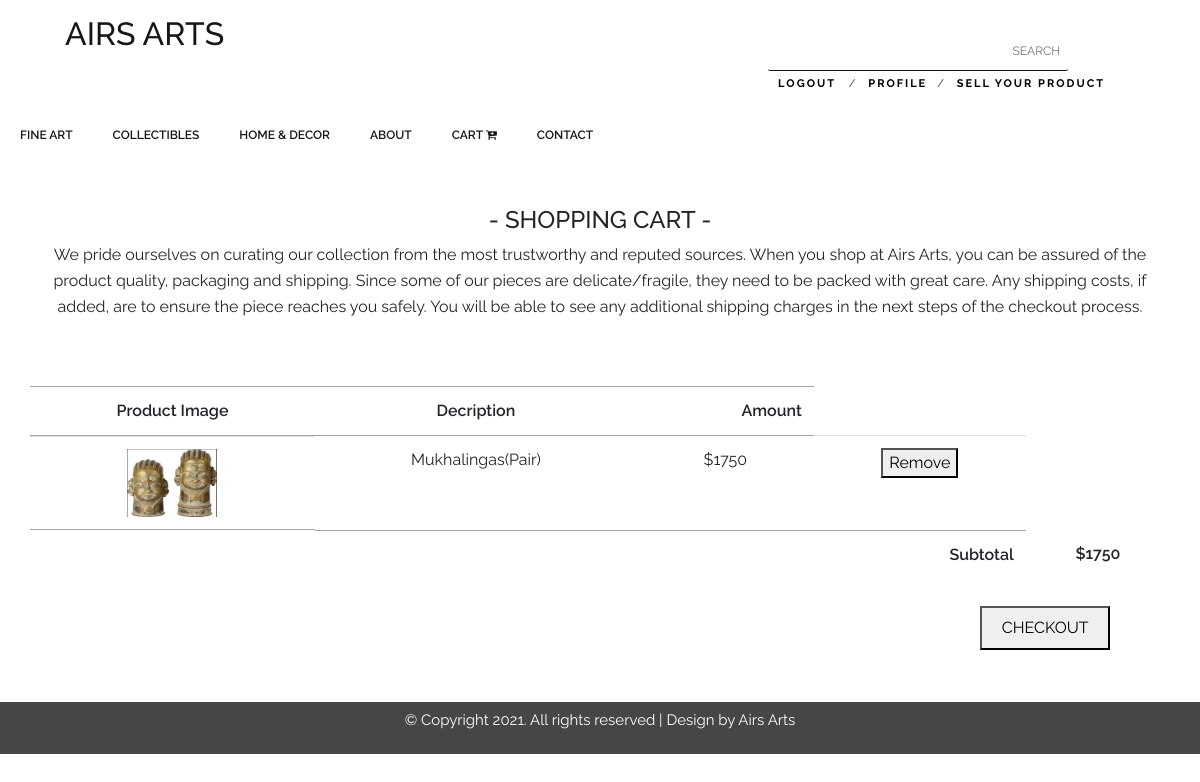
The page /cart.php (signed in) on the database its author committed.
### tables this page shows
CREATE TABLE `product` (
  `product_id` int(10) NOT NULL,
  `Name` varchar(255) DEFAULT NULL,
  `artist` varchar(200) NOT NULL,
  `price` int(20) DEFAULT NULL,
  `height` int(100) NOT NULL,
  `width` int(100) NOT NULL,
  `description` varchar(255) NOT NULL,
  `image` varchar(255) NOT NULL,
  `status` varchar(100) NOT NULL,
  `category_id` int(10) NOT NULL
);

### cart.php (the view, shortened to what this page needs)
<?php
include('php file/connection.php');
$email = $_SESSION['username'];
$query = "SELECT product.product_id,product.Name,product.price,product.description,product.image from product,cart WHERE product.product_id = cart.Product_id AND cart.email='$email' GROUP BY product.Name";
$res = mysqli_query($conn, $query);
$num = mysqli_num_rows($res);
?>
<!DOCTYPE html>
<html lang="en">
<head>
    <link rel="stylesheet" type="text/css" href="css/style.css">
    <link rel="stylesheet" type="text/css" href="css/team.css">
    <link rel="stylesheet" href="https://stackpath.bootstrapcdn.com/bootstrap/4.3.1/css/bootstrap.min.css">
    <link rel="stylesheet" href="https://stackpath.bootstrapcdn.com/font-awesome/4.7.0/css/font-awesome.min.css">
</head>
<body>
<section style="padding-top: 15px;">
  <div class="container">
  <div class="tops">
    <div class="brand">
      <a href="index.php"><h2>Airs Arts</h2></a>
    </div>
    <div class="brands">
      <form class="sear">
        <input class="searc" type="text" name="search" placeholder="SEARCH">
         <div class="buts">
          <?php if(isset($_SESSION['username'])):?>
             <a href="php file/logout.php">Logout</a> / <a href="profile.php">profile</a>/ <a href="post.php">Sell your product</a>
            <?php else :?>
              <a href="login.php">Login</a> / <a href="register.php">Signup</a> <span class="con">0404508274</span>
            <?php endif ?>
        </div>
      </form>
    </div>
  </div>
  </div>
</section>
<section class="nav-bar">
  <div class="nav-container">
    <nav>
      <ul class="nav-list">
        <li>
          <a href="art.php">Fine Art</a>
        </li>
        <li>
          <a href="collection.php">Collectibles</a>
        </li>
        <li>
          <a href="decor.php">Home & Decor</a>
        </li>
        <li>
          <a href="about.php">About</a>
        </li>
        <li><a href="cart.php">Cart <i class="fa fa-cart-plus"></i></a></li>
        <li><a href="contact.php">Contact</a></li>
      </ul>
    </nav>
  </div>
</section>
<section style="padding: 50px 50px;">
  <div class="containers">
    <div class="ars">
      <h2>- Shopping Cart -</h2>
      <p>We pride ourselves on curating our collection from the most trustworthy and reputed sources. When you shop at Airs Arts, you can be assured of the product quality, packaging and shipping. Since some of our pieces are delicate/fragile, they need to be packed with great care. Any shipping costs, if added, are to ensure the piece reaches you safely. You will be able to see any additional shipping charges in the next steps of the checkout process.</p>
    </div>
  </div>
</section>
<section>
  <div class="containers">
    <table id="table" class="table">
      <thead>
        <tr>
          <th>Product Image</th>
          <th>Decription</th>
          <th class = "text-right"><span id="amount">Amount</span></th>
        </tr>
      </thead>
      <?php
      if(isset($_GET['id'])):
          while($row = mysqli_fetch_assoc($res)):
       ?>
        <tr>
          <td class="carts cartm">
            <img src="<?php echo "image/".$row['image'];?>" alt="cart">
          </td>
          <td class="carts"><?php echo $row['Name'];?></td>
          <td class="carts">$<?php echo $row['price']; $_SESSION['sum']= $_SESSION['sum'] + $row['price'];?></td>
            <td class="carts">
            <div class="product-removal">
            <button class="remove-product" onclick="document.location='cart.php?pid=<?php echo $row['product_id'];?>'">Remove</button></div>
          </td>
    <?php endwhile?>
    <?php else :?>
    <?php
        while($row = mysqli_fetch_assoc($res)):
       ?>
        <tr>
          <td class="carts cartm">
            <img src="<?php echo "image/".$row['image'];?>" alt="cart">
          </td>
          <td class="carts"><?php echo $row['Name'];?></td>
          <td class="carts">$<?php echo $row['price']; $_SESSION['sum']= $_SESSION['sum'] + $row['price'];?></td>
            <td class="carts">
            <div class="product-removal">
             <button class="remove-product" onclick="document.location='cart.php?pid=<?php echo $row['product_id'];?>'">Remove</button></div>
          </td>
    <?php endwhile?>
  <?php endif?>
    </div>
        <tr>
          <?php if($num == 0):?>
            <th class="sub" colspan="5">Subtotal</th>
            <th class="sub1" colspan="5">0</th>
          <?php else:?>
            <th class="sub" colspan="5">Subtotal</th>
            <th class="sub1" colspan="5">$<?php echo $_SESSION['sum'];?></th>
          <?php endif?>
        </tr>
    <div class="float">
      <button class="butons" onclick="document.location='checkout.php'">CHECKOUT</button>
    </div>
</section>
<footer>
  <div class="containers">
    <p class="foter">&copy; Copyright 2021. All rights reserved | Design by Airs Arts</p>
  </div>
</footer>
</body>
</html>

### css/style.css (style rules this page uses)
body { margin: 0; padding: 0; }
* { font-family: 'Raleway', sans-serif; box-sizing: border-box; }
.nav-bar { height: 42px; background:transparent; }
.brand { padding-left: 20px; float: left; line-height: 42px; text-transform: uppercase; font-size: 1.5em; }
.brand a h2 { margin: 0; color: #161616; }
.brand a, .brand a:visited { color: #ffffff; text-decoration: none; }
.nav-container { max-width: 1255px; margin: 0 auto; }
nav ul { list-style: none; margin: 0; padding: 0; }
nav ul li { float: left; position: relative; }
nav ul li a, nav ul li a:visited { display: block; padding: 0 20px; line-height: 42px; background: #ffffff; color: #161616; font-weight: 600; text-transform: uppercase; font-size: 12px; text-decoration: none; }
@media screen and (min-width: 799px) { .nav-list { display: block !important; } }
.tops { display: flex; flex-direction: row; width: 100%; }
.tops .brand { width: 50%; }
.tops .brands { width: 50%; }
.sear input { margin-bottom: 0 !important; }
.container { width: 100%; margin-right: auto; margin-left: auto; }
@media (min-width: 768px) { .container { width: 750px; } }
@media (min-width: 992px) { .container { width: 970px; } }
@media (min-width: 1200px) { .container { width: 1249px; } }
.containers { width: 100%; margin-right: auto; margin-left: auto; }
@media (min-width: 576px) { .containers { max-width: 540px; } }
@media (min-width: 768px) { .containers { max-width: 720px; } }
@media (min-width: 992px) { .containers { max-width: 960px; } }
@media (min-width: 1200px) { .containers { max-width: 1140px; } }
.sear .searc { width: 300px; border-left: 0; border-top: 0; border-bottom: 1px solid #161616; border-right: 0; clear: both; padding: 8px; outline: none; direction: rtl; }
.sear .searc::placeholder { text-align: right; font-size: 12px; }
.sear { float: right; }
.buts { font-size: 11px; padding: 5px 0; }
.buts a, .con { padding: 5px 10px; color: #000; font-weight: bold; letter-spacing: 2px; text-decoration: none; text-transform: uppercase; }
footer { background: #464646; padding: 7px 10px; text-align: center; }
.foter { color: #fff; font-size: 15px; }
.ars h2 { text-align: center; font-size: 1.5rem; text-transform: uppercase; }
.ars p { line-height: 26px; font-size: 16px; text-align: center; }
input, select { border: 1px solid #ccc; padding: 10px; display: block; width: 100%; box-sizing: border-box; border-radius: 2px; margin-bottom: 15px; }
form { background: #fff; padding: 15px 40px 16px 0 }
.carts img { width: 100%; height: auto; max-width: 90px; }
.cartm { display: block; text-align: center; padding: 10px; }
#table { width: 100%; border-spacing: 0; border-collapse: collapse; margin-bottom: 17px; }
#table, td, th { text-align: center; }
#table th { border-top: 1px solid #a3a3a3; border-bottom: 1px solid #a3a3a3; font-weight: 600; padding: 12px; }
#table td { border-bottom: 1px solid #a3a3a3; }
#table .sub { border: none; text-align: right; }
#table .sub1 { text-align: center; border: none; }
.float { text-align: right; padding-right: 60px; padding-bottom: 40px; }
.float .butons { text-transform: uppercase; text-align: center; padding: 8px; margin-top: 10px; margin-bottom: 12px; width: 12%; }

### css/team.css (style rules this page uses)
@media screen and (min-width: 799px) { .nav-list { display: block !important; } }

### rows shown on the page
product: image (picture), Name "Mukhalingas(Pair)", price "1750"

### other values the page prints
$_SESSION['sum'] "1750"
